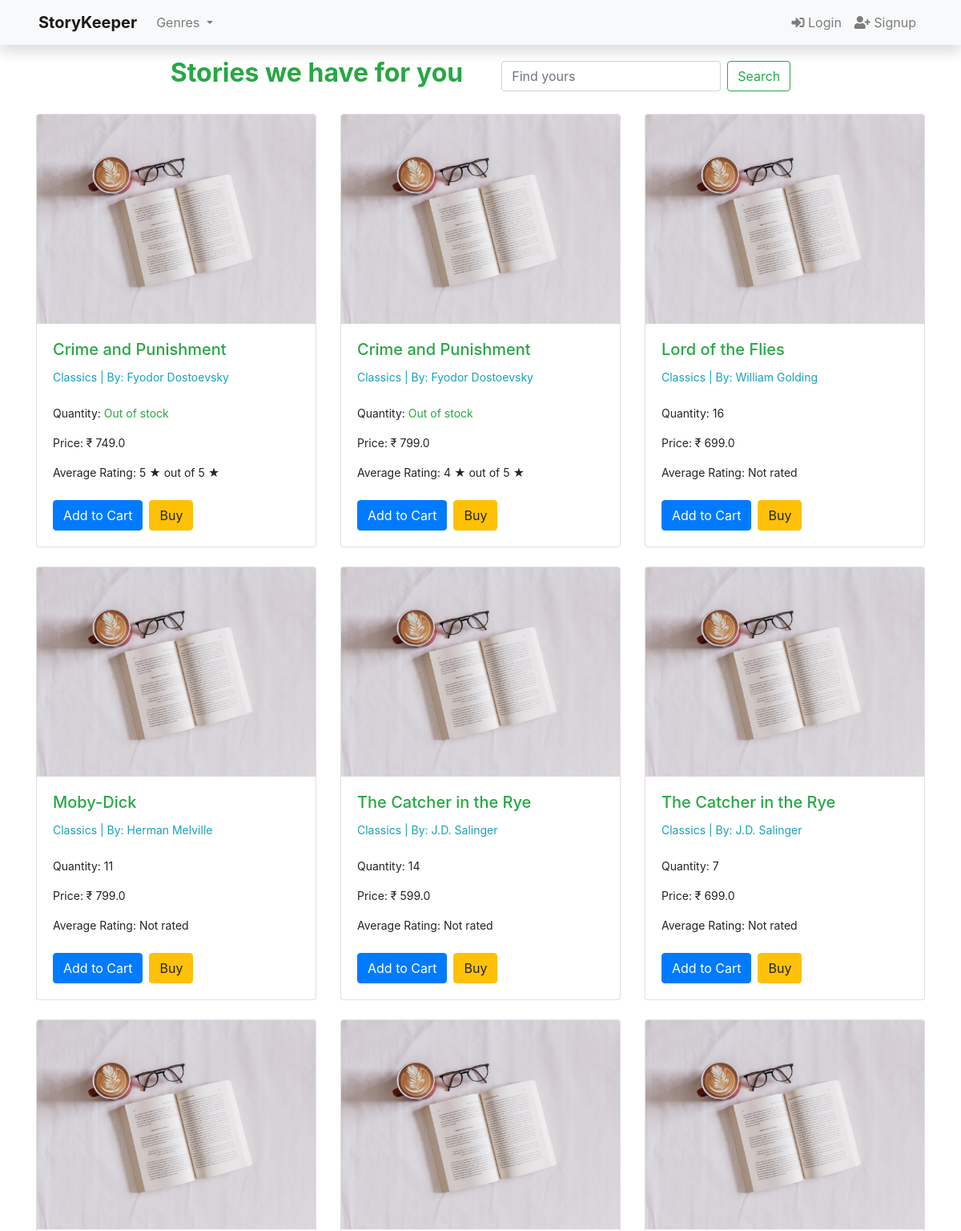
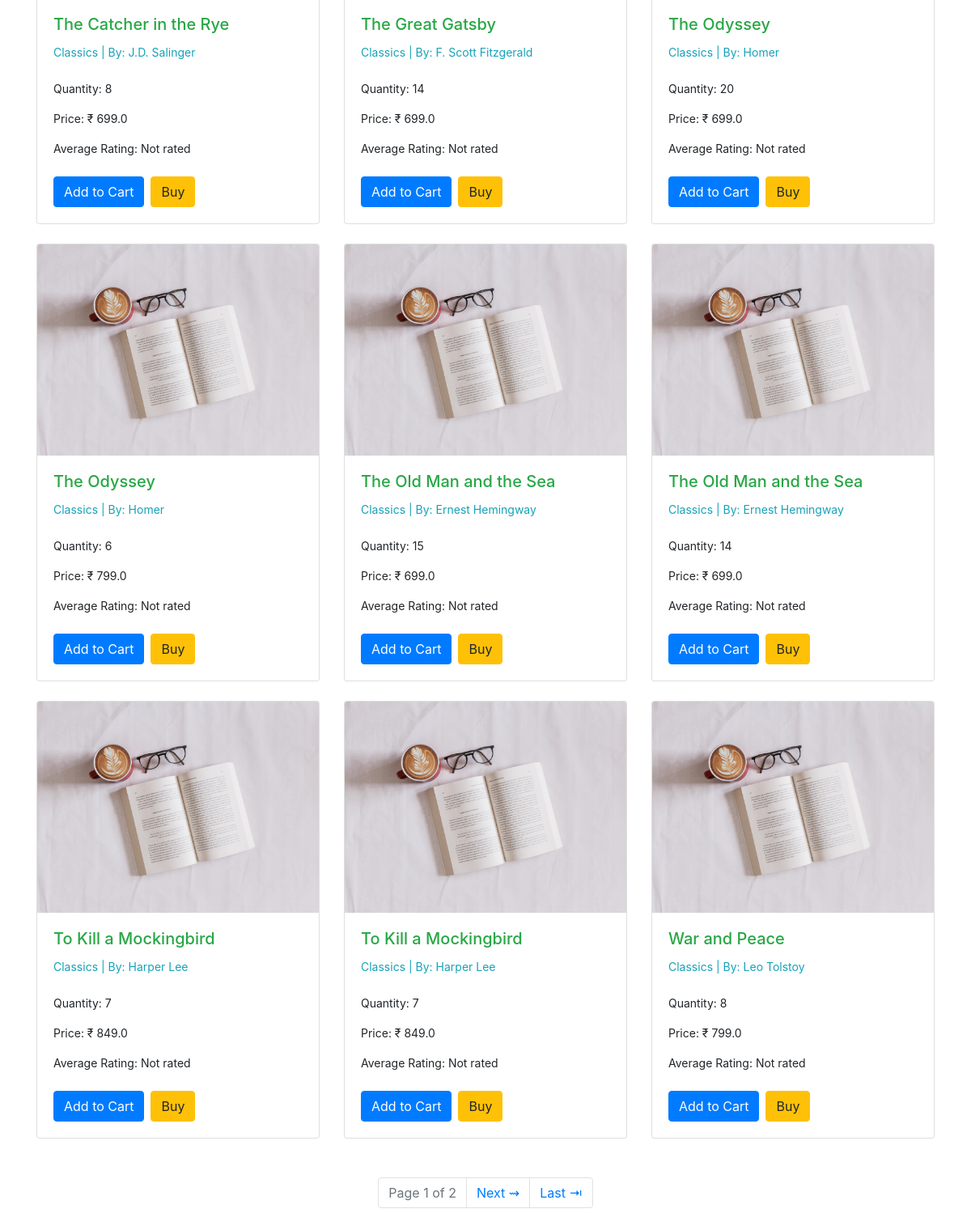
The app's page /category/Classics (upper part), older data (2 pictures, top to bottom).
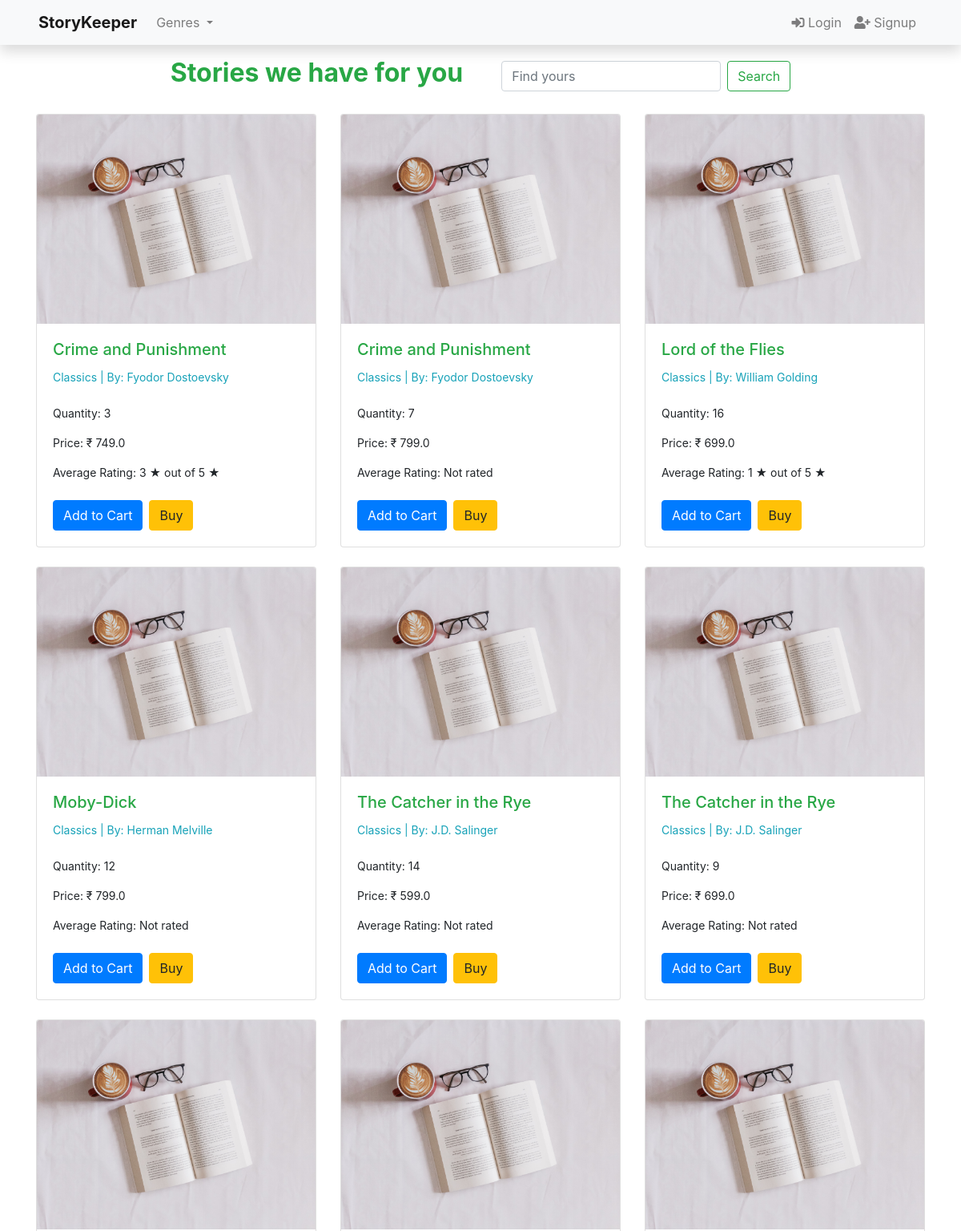
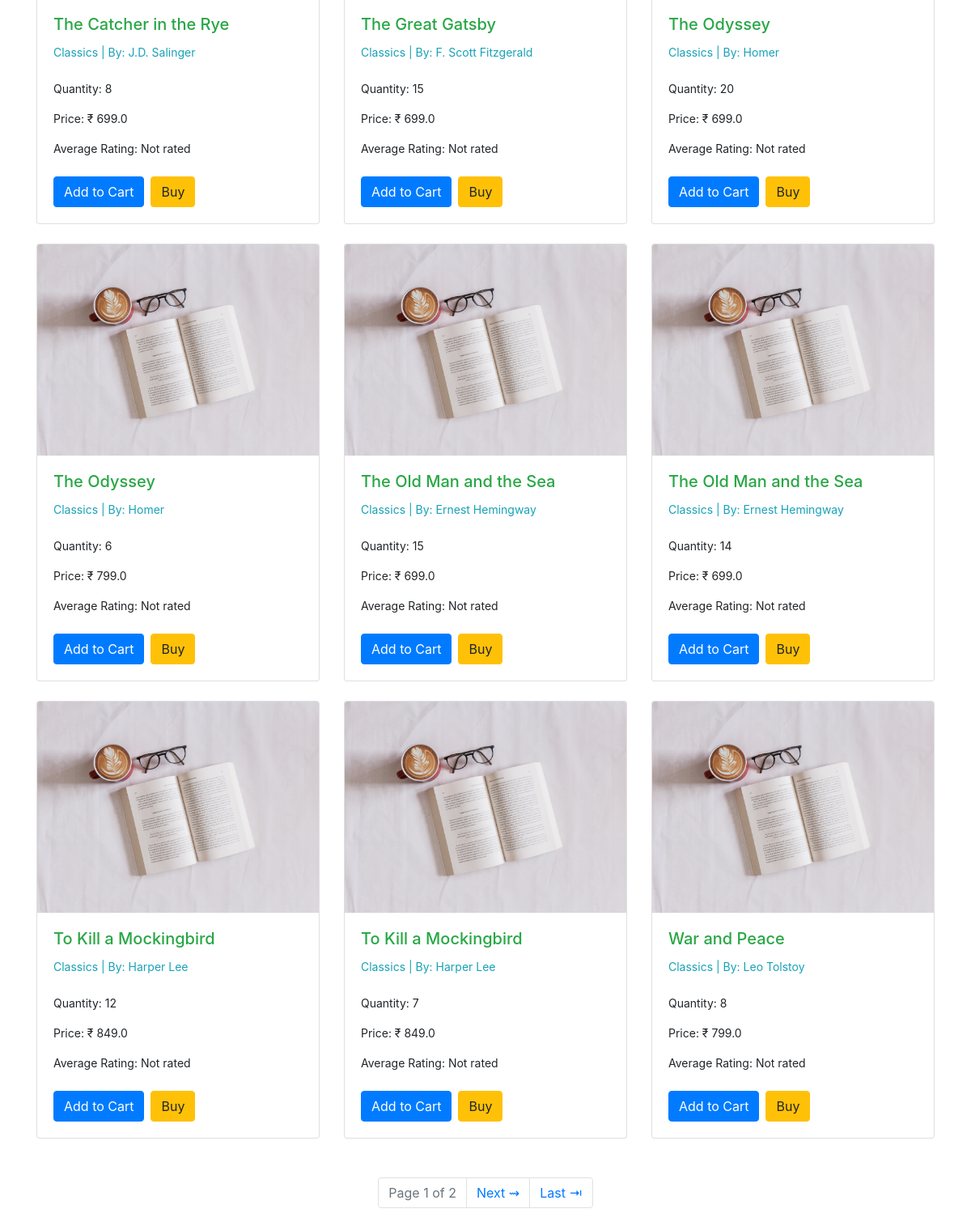
The same page, newer data (2 pictures, top to bottom).
### books/models.py (models this page shows, shortened)
class Book(models.Model):
    title  		 = models.CharField(max_length=200)
    slug         = models.SlugField(max_length=140, unique=True)
    author 		 = models.CharField(max_length=100)
    genre   	 = models.CharField(max_length=100)
    price     	 = models.FloatField(default=0)
    quantity   	 = models.IntegerField(default=0)
    description  = models.TextField(default='No Description', null=True, blank=False)
    average_rating  = models.FloatField(default=0)
    created_on 	 = models.DateTimeField(auto_now_add=True)
    updated_on 	 = models.DateTimeField(auto_now=True)
    digital         = models.BooleanField(default=False, null=True, blank=False)
    status          = models.IntegerField(choices=status,default = 1)
    class Meta:
        ordering    = ['-quantity']

### books/views.py (the view)
# urls.py: path('category/<str:cats>', views.categoryView, name='category'),
def categoryView(request, cats):
    category_post = Book.objects.filter(genre=cats).order_by('title')
    genre = Book.objects.values('genre').distinct().order_by('genre')
    paginator = Paginator(category_post, 10)
    page = request.GET.get('page')
    books = paginator.get_page(page)
    context = {'category_post':category_post,'books':books, 'genre':genre}
    return render(request, 'category.html',context)

### books/templates/category.html (shortened to what this page needs)
{% extends 'base.html' %}
{% block content %}
{% load crispy_forms_tags %}
{% load static %}
{% if category_post %}
<div class='container-fluid my-3 d-flex justify-content-center'>
    <h2 class="text-success"><b>{{ book.genre }} Stories we have for you </b></h2>
    <form class="form-inline my-2 ml-5 my-lg-0" role='search', method='get', action="{% url 'home' %}">
        <input class="form-control mr-sm-2" name='search' type="search" placeholder="Find yours" aria-label="Search">
        <button class="btn btn-outline-success my-2 my-sm-0" type="submit">Search</button>
    </form>
</div>
<div class="container mt-4">
    <div class="row">
        {% for book in category_post %}
        <div class="col-md-4 mb-4">
            <div class="card product-card">
                <a href="{% url 'book_detail' book.slug %}"><img src="{% static 'images/thumbnail.jpg' %}" class="card-img-top" alt="{{ book.title }}"></a>
                <div class="card-body">
                    <a href="{% url 'book_detail' book.slug %}"class="text-success" ><h5 class="card-title">{{ book.title }}</h5></a>
                    <small>
                        <p class="card-text text-info">{{ book.genre }} | <span class="card-text">By: {{ book.author }}</span></p></small><br>
                        <small class="text-bold">
                            <p class="card-text">Quantity:{% if book.quantity > 0 %} {{ book.quantity }} {% else %}<span class="text-success"> Out of stock</span>{% endif %}</p>
                            <p class="card-text">Price: &#8377; {{ book.price }}</p>
                            <p class="card-text">Average Rating: {% if book.average_rating %}{{ book.average_rating|floatformat:'0' }} &#9733; out of 5 &#9733;{% else %}Not rated{% endif %}</p>
                        </small><br>
                    <div class="d-flex">
                        <form method="post" action="{% url 'add_to_cart' book.slug %}">
                            <button type="submit" class="btn btn-primary">Add to Cart</button>
                        </form>
                        <a href="#" class="btn btn-warning ml-2">Buy</a>
                    </div>
                </div>
            </div>
        </div>
        {% endfor %}
    </div>
</div>
{% else %}
    <div class="my-4">
        <strong class="text-danger my-4"><H3>Sorry no books available. </H3></strong>
    </div>
{% endif %}
{% endblock %}

Row changes from the older to the newer data that the page shows:
changed Book (number 1 of 15 on the later page): quantity (not shown) → "3"; average_rating "5" → "3"; no longer shows "Out of stock"
changed Book (number 2 of 15 on the later page): quantity (not shown) → "7"; average_rating "4" → (not shown); average_rating "★ out of 5 ★" → "Not rated"
changed Book "Lord of the Flies": average_rating (not shown) → "1"; average_rating "Not rated" → "★ out of 5 ★"
changed Book "Moby-Dick": quantity "11" → "12"
changed Book (number 6 of 15 on the later page): quantity "7" → "9"
changed Book "The Great Gatsby": quantity "14" → "15"
changed Book (number 13 of 15 on the later page): quantity "7" → "12"
